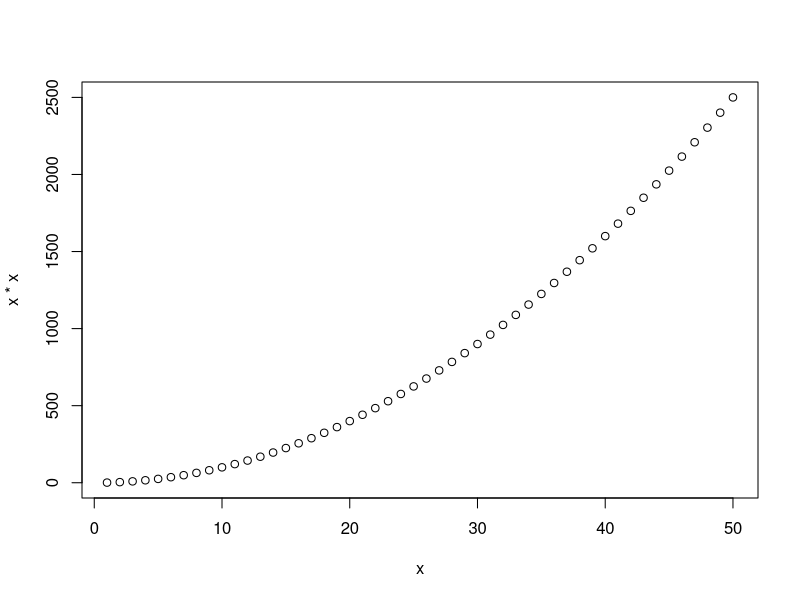
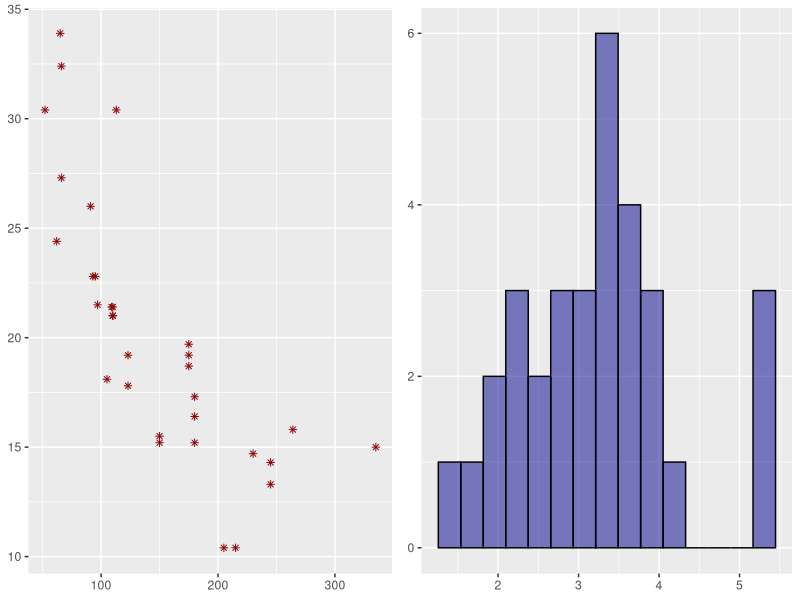
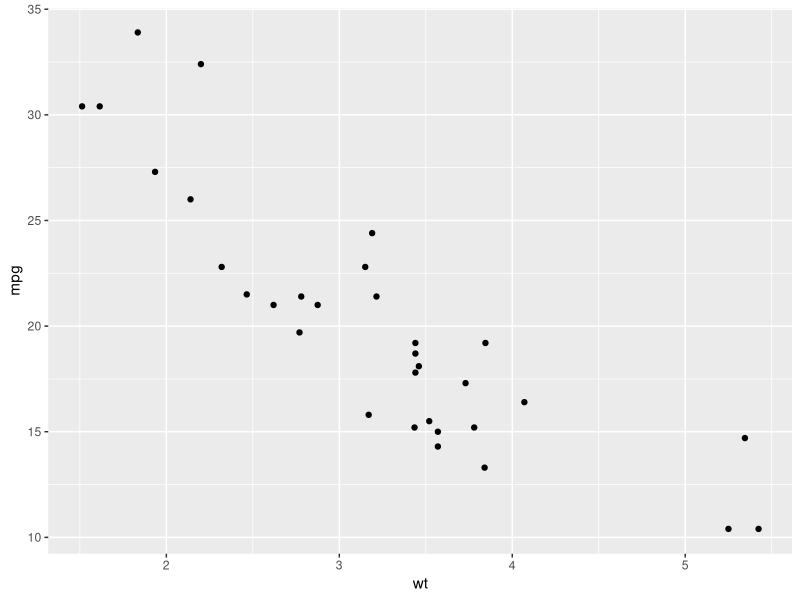
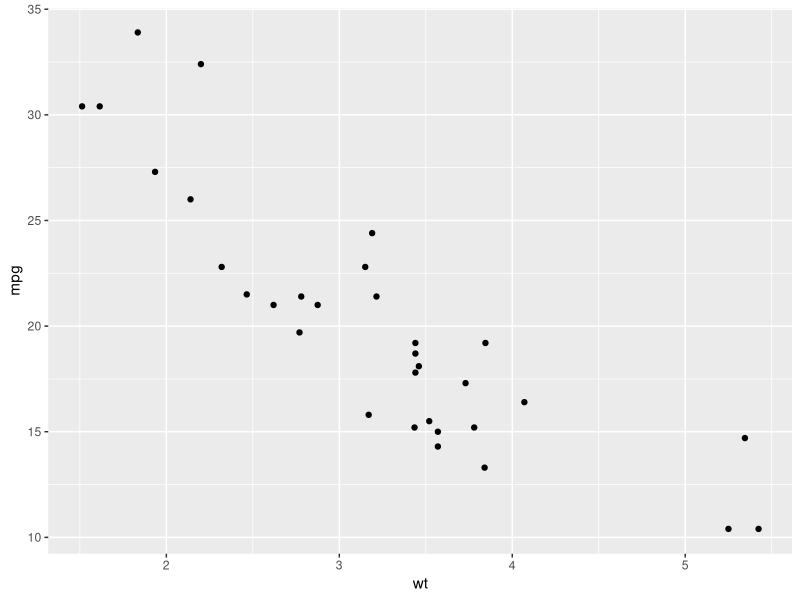

Reproduce these figures in R, in order. (Note: this script raises an error after producing the figures.)
## ---- chunk 1
library(tidyverse)
library(gridExtra)
library(GGally)
knitr::opts_chunk$set(results = 'hold')
## ---- chunk 2
x <- 1:50
# proslijedite `x` i `x*x` funkciji `plot`
plot(x,x*x)

## ---- chunk 3
head(mtcars)
## ---- chunk 4
g1 <- ggplot(mtcars, aes(hp, mpg)) + geom_point(shape = 8, col = "dark red") + scale_x_continuous(name = NULL) + scale_y_continuous(name = NULL)
g2 <- ggplot(mtcars, aes(wt)) + geom_histogram(bins = 15, fill = "dark blue", alpha = 0.5, color = 'black') + scale_x_continuous(name = NULL) + scale_y_continuous(name = NULL)
grid.arrange(g1, g2, ncol=2)
## ---- chunk 5

# Učitajte podatkovni skup `mtcars` u globalnu okolinu
mtcars <- mtcars

# proučite okvir `mtcars`  (head, glimpse, ?...)
head(mtcars)
glimpse(mtcars)
## ---- chunk 6
ggplot() + 
layer( data = mtcars,                      # 1. podaci
       mapping = aes(x = wt, y = mpg),     # 2. mapiranja / estetike
       geom = "point",                     # 3. geometrija
       stat = "identity",                  # za sada zanemariti
       position = "identity")              # za sada zanemariti
## ---- chunk 7
ggplot(mtcars, aes(x = wt, y = mpg)) + geom_point()
## ---- chunk 8
# faktorizirajte varijablu `cyl
mtcars$cyl
mtcars$cyl <- factor(mtcars$cyl)
mtcars$cyl <- factor(mtcars$cyl, labels = c("automatic", "manual"))
mtcars$cyl <- order(mtcars$cly)
mtcars$gear <- order(mtcars$gear)
mtcars$gear <- order(mtcars$gear)
# stvorite graf ovisnosti `mpg` o `wt`
# uz mapiranje `cyl` varijable na `shape` estetiku

ggplot(mtcars, aes(x = wt, y = mpg, color = cyl, shape = cyl)) + geom_point()

## ---- chunk 9
# stvorite graf ovisnosti `mpg` o `wt`
# ovaj put mapirajte `cyl` varijable na `color` estetiku

## ---- chunk 10
# ponovite isti graf, ali varijablu `cyl` mapirajte
# i na `color` i na `shape` estetiku
ggplot(mtcars, aes(x = wt, y = mpg, color = cyl, shape = cyl)) + geom_point()
## ---- chunk 11
# na sljedećem grafu preimenujte osi i legendu
# te dodajte adekvatni naslov (najbolje nešto što objašnjava graf)
ggplot(mtcars, aes(x = wt, y = mpg, color = cyl, shape = cyl)) + geom_point() + labs (x = "tezina auta (lbs)", y = "potrošnja (milja/galon)")
## ---- chunk 12
# nacrajte graf ovisnosti maksimalne brzine o težini automobila
# koristite geometriju točke
# obojite točke plavom bojom

ggplot(mtcars, aes(x = wt, y = mpg)) + geom_point(aes(color="blue"))

## ---- chunk 13
# budući da stalno koristimo istu "osnovicu" grafa možemo ju
# pohraniti u zasebnu varijablu npr. imena `graf`

graf <- ggplot(mtcars, aes(x = wt, y = mpg)) 

# dodajte varijabli `graf` geometriju točaka a potom linijsku geometriju
graf + geom_point() + geom_smooth()
## ---- chunk 14
# dodajte geometriju točaka na varijablu `graf`
# te potom dodatni sloj sa krivuljom zaglađivanja
# koristite funkciju `stat_smooth` uz parametar `method` 
# postavljen na `lm` (linearno zaglađivanje)
graf + geom_point() + geom_smooth(method = lm)
## ---- chunk 15
# ponovite postupak ali metodu zaglađivanja
# postavite na `loess` 
graf + geom_point() + stat_smooth(method = 'loess')
## ---- chunk 16
# stvorite još jednom isti graf ali sloju zaglađivanja
# dodajte estetiku `group` postavljenu na `cyl`
# Što smo ovime postigli?
graf + geom_point() + stat_smooth(aes(group= cyl),method = 'loess')
## ---- chunk 17
# nacrtajte stupčani graf varijable `cyl` tablice `mtcars` 
# isprobajte funkcije `geom_bar` i `stat_count`
# ima li razlike?

ggplot(mtcars, aes(x=cyl)) + geom_bar()

## ---- chunk 18
# nacrtajte histogram varijable `wt` tablice `mtcars`
# varijablu podijelite jednoliko u četiri ladice
# koristite funkciju `geom_histogram`

ggplot(mtcars, aes(x=wt)) + geom_histogram(bins = 7)

## ---- chunk 19
# nacrtajte histogram varijable `wt` tablice `mtcars`
# težine podijelite jednoliko u četiri ladice
# koristite funkciju `geom_histogram`
# za agregacijsku varijablu postavite `ncount` 
ggplot(mtcars, aes(x=wt, y= ..ncount..)) + geom_histogram(bins = 7)

## ---- chunk 20
# nacrtajte histogram varijable `wt`, uz dodanu varijablu `cyl` na estetic i `fill`
ggplot(mtcars, aes(x=wt, y= ..ncount.., fill = cyl)) + geom_histogram(bins = 7)
## ---- chunk 21
# nacrtajte opet histogram varijable wt, ali pozicijski aspekt `position` postavite na `"dodge"`
ggplot(mtcars, aes(x=wt, fill = cyl)) + geom_histogram(bins = 4, position = 'dodge')

## ---- chunk 22
# nacrtajte isti histogram uz pozicijski aspekt postavljen na `"identity"`
# postavite `alpha` parametar geometrije na 0.4 zbog jasnijeg prikaza
ggplot(mtcars, aes(x=wt, fill = cyl)) + geom_histogram(bins = 4, position = 'identity', alpha = 0.5)

## ---- chunk 23
# konačno, nacrtajte isti histogram uz pozicijski aspekt `"fill"`
# postavite parametar geometrije `color  na "Black" radi ljepšeg prikaza
# objasnite rezultat! 
ggplot(mtcars, aes(x=wt, fill = cyl)) + geom_histogram(bins = 4, alpha = 0.5, color = "Black", position = 'fill')

## ---- chunk 24
df <- data.frame( x = c(rep(1, 90), rep(2, 9), 3),
                  y = c(rep(1, 70), rep(2, 25), rep(3, 5)))

# prikažite okvir df uz pomoć `scatterplot` grafa, tj. točkaste geometrije
## ---- chunk 25
# prikažite isti graf, ali umjesto `geom_point` upotrijebite
# pomoćnu funkciju `geom_jitter` koja ima ugrađen `jitter` pozicijski aspekt
# postavite `width` i `height` parametre na 0.3 (30% dodanog šuma)
# dodatno postavite `color` parametar geometrije na "blue" 
# i `alpha` parametar ("prozirnost") na 0.4 
## ---- chunk 26
# spremite sljedeći graf u datoteke `figure1.pdf`i `figure1.png`
ggplot(mtcars, aes(x = hp, y = mpg, col = as.factor(cyl))) + geom_point() + 
geom_smooth(aes(x = hp, y = mpg), method = 'loess', linetype = 4, color = "grey", se = F, inherit.aes = F) +
labs(x = "broj konjskih snaga", y = "potrošnja", col = "broj cilindara")
## ---- chunk 27
# učitajte i proučite podatkovni okvir `diamonds`
## ---- chunk 28
set.seed(1001)
# stvorite okvir `diamondsSample` u koji ćete staviti
# 5000 nasumičnih redaka iz okvira `diamonds`
## ---- chunk 29
# "popravite" osi i legendu grafa koji prikazuje ovisnost veličine dijamanta, boje i cijene
# - osi x i y nazovite "volumen u mm3" i "cijena u $"
# - legendu nazovite "kvaliteta boje"
# - os x ograničite od 0 do 500
# - na osi y postavite crtice na 1000, 5000, 10000 i 20000
# - kategorije kvalitete boje postavite na brojeve od 1 do 7 gdje 1 predstavlja "najbolju" boju
ggplot(diamondsSample, aes(x*y*z, price, color = color)) + geom_point(alpha = 0.4) 
## ---- chunk 30
# logaritmirajte cijenu dijamanta u prethodno izvedenom grafu
ggplot(diamondsSample, aes(x*y*z, price, color = color)) + geom_point(na.rm = T, alpha = 0.6) +
  scale_x_continuous(name = "volumen u mm3" , limits = c(0, 450)) +
  scale_y_continuous(name = "cijena u $", breaks = c(1000, 5000, 10000, 15000)) +
  scale_color_discrete(name = "kvaliteta boje", labels = 1:7)
## ---- chunk 31
# podesite `fill` estetiku sljedećeg grafa korištenjem funkcije `scale_fill_brewer`
# parametar `palette` postavite na jednu od sljedećih paleta:
# Blues, BuPu, Greens, Greys, Oranges, OrRd, PuBu, PuRd, Purples, YlGn, YlOrRd
# (još paleta možete naći u dokumentaciji)
ggplot(diamondsSample, aes(x = x*y*z, fill = color)) + geom_histogram(bins = 30, na.rm = T) + 
  xlim(0, 500)
## ---- chunk 32
# pogledajte kako sljedeći graf izgleda u "izvrnutom" a kako u polarnom koordinatnom sustavu
ggplot(diamondsSample, aes(x = x*y*z, fill = color)) + geom_histogram(bins = 30, na.rm = T) + 
  xlim(40, 100) 
## ---- chunk 33
# promijenite temu sljedećem grafu na `theme_classic`
ggplot(diamondsSample, aes(x = x*y*z, fill = color)) + geom_histogram(bins = 30, na.rm = T) + 
  xlim(0, 500) 
## ---- chunk 34
# promijenite orijentaciju slova na x osi tako da budu pod kutem od 45 stupnjeva
ggplot(diamondsSample, aes(cut)) + geom_bar() 
                                                                                
## ---- chunk 35
# reduciramo uzorak kako bi radili sa faktorima sa manjim brojem razina
diamondsSample %>% filter(color %in% c("G", "H", "I", "J"),
                  cut %in% c("Very Good", "Premium", "Ideal")) -> diamondsSample2

# napravite uvjetni graf u ovisnosti o kombinaciji boje (`color`) i reza (`cut`)
# koristite funkciju `facet_grid` i formulu kao parametar
ggplot(diamondsSample2, aes(depth, fill = clarity)) + geom_histogram(bins = 5,  position = 'dodge')
## ---- chunk 36
# razdvojite sljedeći graf u ovisnosti o prozirnosti (`clarity`)
# koristite funkciju `facet_wrap` i jednostranu formulu
ggplot(diamondsSample, aes(x*y*z, price)) + geom_point() 
## ---- chunk 37
#library(GGally)  # ako nije učitan!
# ovaj isjecak se zapravo prikazuje buduci da nece imati stat_bin poruke
# rjesenje sa https://github.com/ggobi/ggally/issues/184
ggpairs(data = mtcars[,1:6], lower=list(combo=wrap("facethist", binwidth=0.8)))
## ---- chunk 38
#library(gridExtra)    # ukoliko je potrebno

# grafove koje slažem u matricu pohranjujem u varijable
g1 <- ggplot(diamondsSample, aes(x*y*z, price, color = color)) + geom_point(alpha = 0.6)
g2 <-ggplot(diamondsSample, aes(x = x*y*z, fill = color)) + geom_histogram(bins = 30, na.rm = T) + 
             scale_fill_brewer(palette = "Greens")
g3 <- ggplot(diamondsSample, aes(x = cut)) + geom_bar(fill = "blue", alpha = 0.5)
g4 <- ggplot(diamondsSample, aes(x = color, fill = clarity)) + geom_bar() + coord_polar()

## ---- chunk 39
grid.arrange(g1, g2, g3, g4, nrow = 2, ncol = 2)
